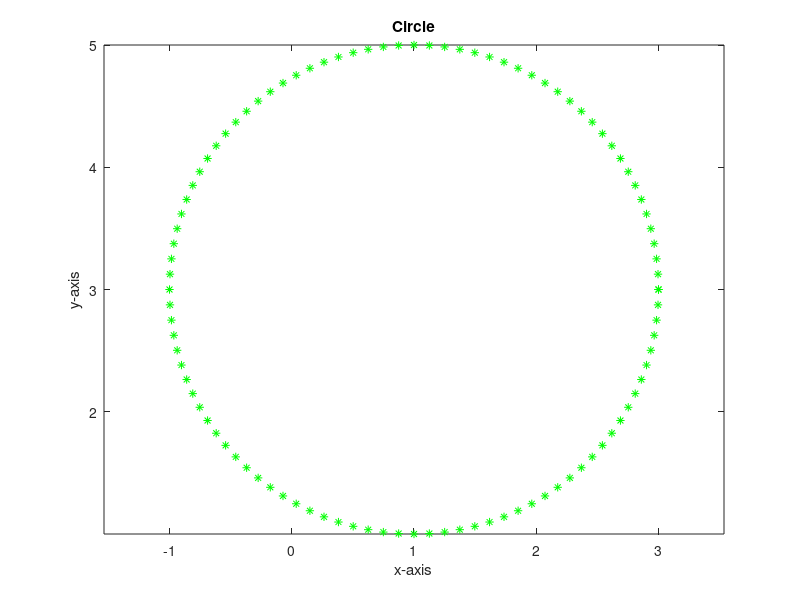

The MATLAB script that drew this image:
clc 
t=linspace(0, 2*pi, 101);
x = 1 + 2*cos(t);
y = 3+2*sin(t);
plot(x,y,'g*')
axis equal
xlabel('x-axis')
ylabel('y-axis')
title('Circle')
